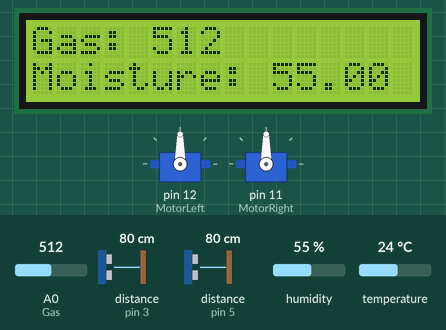
This sketch was run on a simulated Arduino Uno, built with avr-gcc and run on an emulated ATmega328P. Parts: 16×2 character LCD, 2 × servo. Wiring (inferred from the names in the program): 2 × ultrasonic range finder: trigger pin 4, echo pin 3 / trigger pin 6, echo pin 5. The inputs (shaded band) are chosen by the test bench; at power-on: distance to the obstacle (sensors on pin 3, pin 5) 80 cm, humidity 55 %, A0 (Gas) = 512, temperature 24 °C. The echo pulse lasts 58.3 µs per cm; what the sketch prints to the serial monitor is not drawn.

Above: at 1.3 s.
1.4 s: distance to the obstacle (sensor on pin 3) set to 7 cm
10.8 s: distance to the obstacle (sensor on pin 3) set to 4 cm
At 13.3 s:
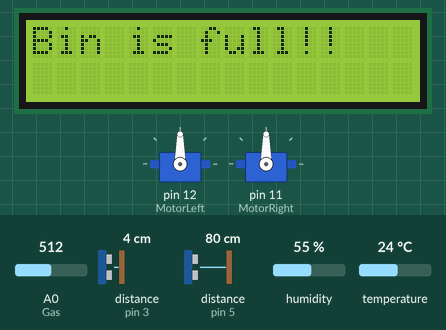
19.9 s: distance to the obstacle (sensor on pin 5) set to 18 cm
25.7 s: distance to the obstacle (sensor on pin 5) set to 13 cm
At 35.0 s:
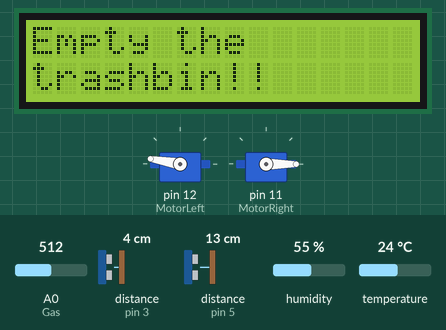
35.1 s: distance to the obstacle (sensor on pin 5) set to 35 cm
At 37.8 s:
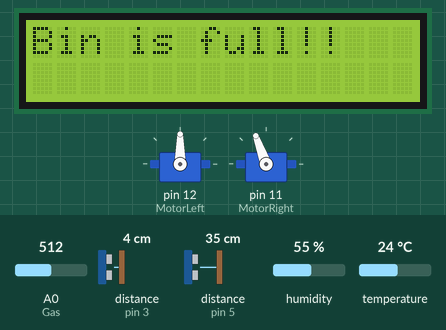
44.3 s: humidity set to 22 %
At 45.5 s:
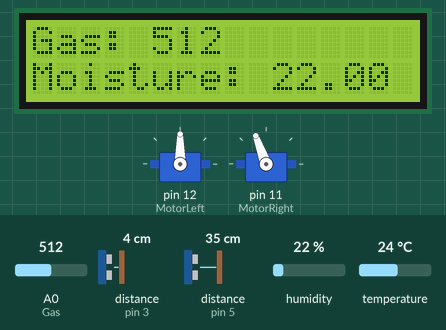
Timing chart, 0 to 47.3 s (numbered marks = the images above; inputs shaded):
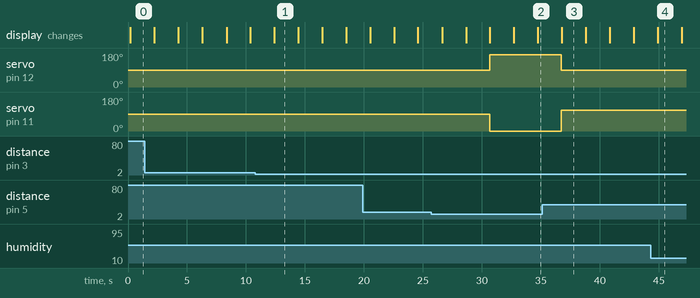

Measured:
- the behaviour switches between 6 and 5 cm on distance to the obstacle (sensor on pin 3) (found by bisection; images 0 and 1)
- the behaviour switches between 16 and 15 cm on distance to the obstacle (sensor on pin 5) (found by bisection; images 1 and 2)
- after the input at 10.8 s, the display: changes after 1.6 s (image 1)
- after the input at 25.7 s, servo on pin 12 (MotorLeft): 90° → 170° after 5.0 s; servo on pin 11 (MotorRight): 90° → 0° after 5.0 s
- after the input at 35.1 s, servo on pin 12 (MotorLeft): 170° → 90° after 1.6 s; servo on pin 11 (MotorRight): 0° → 110° after 1.6 s
- what the display in image 1 shows lasts 2.0 s, from 12.4 s to 14.4 s

The sketch:

sketch_dec10a.ino
```cpp
#include <Wire.h>
#include <LiquidCrystal_I2C.h>
#include <DHT.h>
#include <Servo.h>
#define InDistanceTrig 4    // 내부 초음파 센서 송신
#define InDistanceEcho 3    // 내부 초음파 센서 수신
#define OutDistanceTrig 6   // 외부 초음파 센서 송신
#define OutDistanceEcho 5   // 외부 초음파 센서 수신
#define Gas A0               // 가스 센서
#define Moisture A1          // 습도 센서
#define MotorLeft 12       // 모터열기
#define MotorRight 11		// 모터닫기
bool isOpened = false;		//뚜껑 열렸는지??

DHT dht(Moisture, DHT11);
LiquidCrystal_I2C lcd(0x27, 16, 2);
Servo ServoLeft;
Servo ServoRight;

void setup() {
  lcd.init();
  pinMode(OutDistanceEcho, INPUT);
  pinMode(OutDistanceTrig, OUTPUT);
  pinMode(InDistanceEcho, INPUT);
  pinMode(InDistanceTrig, OUTPUT);
  ServoLeft.attach(MotorLeft);
  ServoRight.attach(MotorRight);

  lcd.backlight();
  lcd.setCursor(0,0);
  lcd.begin(16, 2);
  lcd.print("Good Day!");

  Serial.begin(9600);
}

void loop() {
  // Checking outer sensor
  checkEntrance();
  // Checking inner sensor
  checkTrashHeight();
  // Checking garbage status
  checkGasMoisture();
}

// Function to measure distance using ultrasonic sensor
int getDistance(int trigPin, int echoPin) {
  digitalWrite(trigPin, LOW);
  delayMicroseconds(2);
  digitalWrite(trigPin, HIGH);
  delayMicroseconds(10);
  digitalWrite(trigPin, LOW);

  return pulseIn(echoPin, HIGH) * 0.034 / 2;
}

// Open when outer sensor detect something
void checkEntrance() {
  int outDistance = getDistance(OutDistanceTrig, OutDistanceEcho);
  if (outDistance < 15 && isOpened == false)
  {
   	ServoLeft.write(170);
    ServoRight.write(-110);
    isOpened = true;
    Serial.println("Door opened");
  }
  if (outDistance > 15 && isOpened == true)
  {
   	ServoLeft.write(90);
    ServoRight.write(110);
   	isOpened = false;
    Serial.println("Door closed");
  }
}

void checkTrashHeight() {
  int inDistance = getDistance(InDistanceTrig, InDistanceEcho);
  if (inDistance < 5)
  {
   lcd.clear();
   lcd.setCursor(0,0);
   lcd.print("Bin is full!!");
   Serial.println("Bin is full!!");
   delay(2000);
  }
}

void checkGasMoisture() {
  int gasValue = analogRead(Gas);
  float moistureValue = dht.readHumidity();
  lcd.clear();
  lcd.setCursor(0, 0);
  lcd.print("Gas: ");
  lcd.print(gasValue);
  lcd.setCursor(0, 1);
  lcd.print("Moisture: ");
  lcd.print(moistureValue);
  delay(2000);  // Wait for 2000 milliseconds (2 seconds)
  if (gasValue > 300 || moistureValue > 300)
  {
	  lcd.clear();
    lcd.setCursor(0, 0);
    lcd.print("Empty the");
    lcd.setCursor(0, 1);
    lcd.print("trashbin!!");
    delay(2000);
  }
}
```
